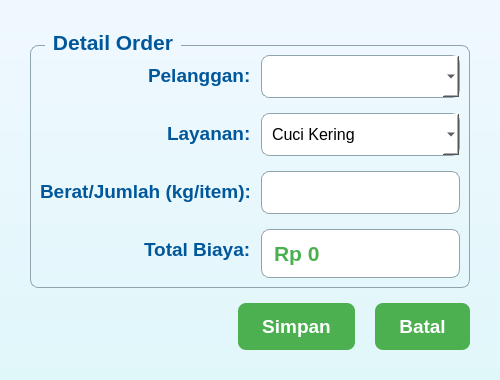
<?xml version="1.0" encoding="UTF-8"?>
<ui version="4.0">
 <class>OrderDialog</class>
 <widget class="QDialog" name="OrderDialog">
  <property name="geometry">
   <rect>
    <x>0</x>
    <y>0</y>
    <width>500</width>
    <height>350</height>
   </rect>
  </property>
  <property name="windowTitle">
   <string>Buat/Edit Order</string>
  </property>
  <property name="styleSheet">
   <string notr="true">QDialog {
    background: qlineargradient(x1:0, y1:0, x2:0, y2:1, stop:0 #f0f8ff, stop:1 #e0f7fa);
    border-radius: 10px;
}

QPushButton {
    background-color: #4caf50;
    color: white;
    padding: 12px 24px;
    border: none;
    border-radius: 8px;
    font: bold 14pt Arial;
}

QPushButton:hover {
    background-color: #43a047;
    box-shadow: 0 3px 6px rgba(0,0,0,0.2);
}

QLabel {
    font: bold 14pt Arial;
    color: #01579b;
}

QLineEdit, QComboBox {
    padding: 10px;
    border: 1px solid #90a4ae;
    border-radius: 8px;
    background-color: #ffffff;
    font: 12pt Arial;
}

QGroupBox {
    border: 1px solid #90a4ae;
    border-radius: 8px;
    margin-top: 15px;
    font: bold 16pt Arial;
    color: #01579b;
}

QGroupBox::title {
    subcontrol-origin: margin;
    left: 15px;
    padding: 0 5px 0 5px;
}

#totalBiayaLineEdit {
    font: bold 16pt Arial;
    color: #4caf50;
}</string>
  </property>
  <layout class="QVBoxLayout" name="verticalLayout">
   <property name="spacing">
    <number>15</number>
   </property>
   <property name="leftMargin">
    <number>30</number>
   </property>
   <property name="topMargin">
    <number>30</number>
   </property>
   <property name="rightMargin">
    <number>30</number>
   </property>
   <property name="bottomMargin">
    <number>30</number>
   </property>
   <item>
    <widget class="QGroupBox" name="groupBox_order">
     <property name="title">
      <string>Detail Order</string>
     </property>
     <layout class="QFormLayout" name="formLayout">
      <property name="labelAlignment">
       <set>Qt::AlignRight|Qt::AlignTrailing|Qt::AlignVCenter</set>
      </property>
      <property name="horizontalSpacing">
       <number>10</number>
      </property>
      <property name="verticalSpacing">
       <number>15</number>
      </property>
      <item row="0" column="0">
       <widget class="QLabel" name="label_pelanggan">
        <property name="text">
         <string>Pelanggan:</string>
        </property>
       </widget>
      </item>
      <item row="0" column="1">
       <widget class="QComboBox" name="pelangganComboBox"/>
      </item>
      <item row="1" column="0">
       <widget class="QLabel" name="label_layanan">
        <property name="text">
         <string>Layanan:</string>
        </property>
       </widget>
      </item>
      <item row="1" column="1">
       <widget class="QComboBox" name="layananComboBox">
        <item>
         <property name="text">
          <string>Cuci Kering</string>
         </property>
        </item>
        <item>
         <property name="text">
          <string>Setrika</string>
         </property>
        </item>
        <item>
         <property name="text">
          <string>Cuci Basah</string>
         </property>
        </item>
       </widget>
      </item>
      <item row="2" column="0">
       <widget class="QLabel" name="label_berat">
        <property name="text">
         <string>Berat/Jumlah (kg/item):</string>
        </property>
       </widget>
      </item>
      <item row="2" column="1">
       <widget class="QLineEdit" name="beratLineEdit"/>
      </item>
      <item row="3" column="0">
       <widget class="QLabel" name="label_total_biaya">
        <property name="text">
         <string>Total Biaya:</string>
        </property>
       </widget>
      </item>
      <item row="3" column="1">
       <widget class="QLineEdit" name="totalBiayaLineEdit">
        <property name="text">
         <string>Rp 0</string>
        </property>
        <property name="readOnly">
         <bool>true</bool>
        </property>
       </widget>
      </item>
     </layout>
    </widget>
   </item>
   <item>
    <layout class="QHBoxLayout" name="horizontalLayout">
     <property name="spacing">
      <number>20</number>
     </property>
     <item>
      <spacer name="horizontalSpacer_order">
       <property name="orientation">
        <enum>Qt::Horizontal</enum>
       </property>
       <property name="sizeHint" stdset="0">
        <size>
         <width>40</width>
         <height>20</height>
        </size>
       </property>
      </spacer>
     </item>
     <item>
      <widget class="QPushButton" name="simpanButton">
       <property name="text">
        <string>Simpan</string>
       </property>
       <property name="icon">
        <iconset>
         <normaloff>save.png</normaloff>save.png</iconset>
       </property>
      </widget>
     </item>
     <item>
      <widget class="QPushButton" name="batalButton">
       <property name="text">
        <string>Batal</string>
       </property>
       <property name="icon">
        <iconset>
         <normaloff>cancel.png</normaloff>cancel.png</iconset>
       </property>
      </widget>
     </item>
    </layout>
   </item>
  </layout>
 </widget>
 <resources>
  <include location="resources.qrc"/>
 </resources>
 <connections>
  <connection>
   <sender>batalButton</sender>
   <signal>clicked()</signal>
   <receiver>OrderDialog</receiver>
   <slot>reject()</slot>
   <hints>
    <hint type="sourcelabel">
     <x>350</x>
     <y>300</y>
    </hint>
    <hint type="destinationlabel">
     <x>250</x>
     <y>175</y>
    </hint>
   </hints>
  </connection>
 </connections>
</ui>
